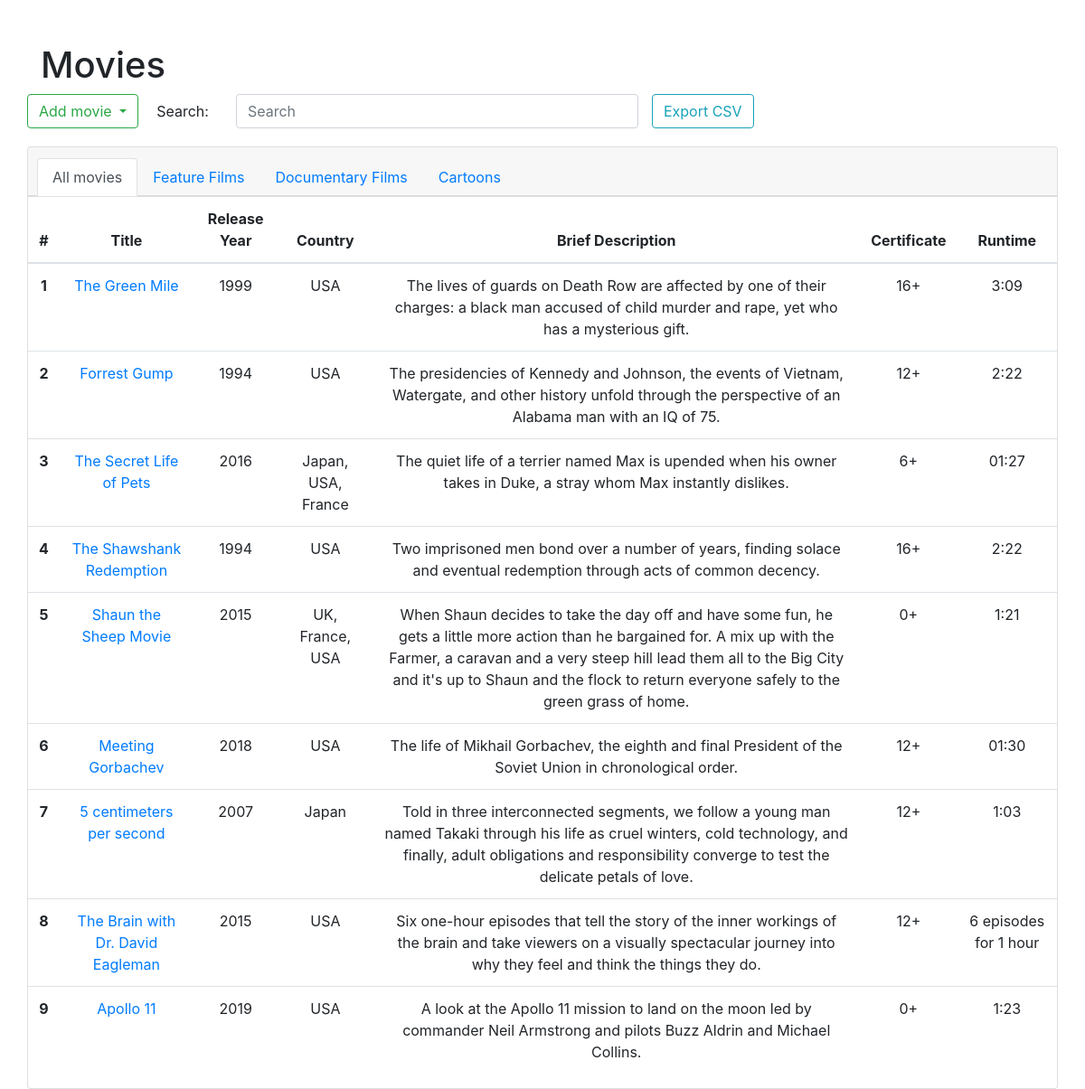
The page / on the database its author committed.
### tables this page shows
CREATE TABLE feature_films(
    id TEXT PRIMARY KEY,
    image TEXT NOT NULL,
    title TEXT NOT NULL,
    release_year INTEGER NOT NULL CHECK ( release_year > 1894 AND release_year < 2025 ),
    country TEXT NOT NULL,
    director TEXT NOT NULL,
    main_roles TEXT NOT NULL,
    genres TEXT NOT NULL,
    box_office INTEGER NOT NULL,
    brief_description TEXT NOT NULL,
    certificate TEXT NOT NULL,
    runtime TEXT NOT NULL,
    tags TEXT NOT NULL,
    trailer TEXT NOT NULL
);

### app/main.py (the view)
    @app.route("/", methods=['GET'])
    def index():
        films = db_films.get_films(db_films.open_db(db_url))
        search = request.args.get('search')
        if search:
            results = db_films.search_films_by_title(db_films.open_db(db_url), search)
            return render_template('index.html', films=results, search=search)
        return render_template('index.html', films=films)

### app/db_films.py (called while the page is built)
def open_db(url):
    db = sqlite3.connect(url)
    db.row_factory = sqlite3.Row
    return db

### app/templates/index.html (shortened to what this page needs)
<!doctype html>
<html lang="en">
<head>
    <link rel="stylesheet" href="https://stackpath.bootstrapcdn.com/bootstrap/4.3.1/css/bootstrap.min.css"
>
    <link rel="stylesheet" href="/static/tablesort.css" type="text/css">
</head>
<body>
<div class="container">
    <div class="row">
        <div class="col pt-5">
            <h1>Movies</h1>
            <div class="row" style="margin-bottom: 10px">
                <div class="dropdown" style="margin-right: 5px">
                    <button class="btn btn-outline-success dropdown-toggle" type="button" id="dropdownMenuButton"
                            data-toggle="dropdown" aria-haspopup="true" aria-expanded="false">Add movie
                    </button>
                </div>
                <div><label for="search" class="col-sm-6 col-form-label">Search:</label></div>
                <form class="col-sm-5">
                    <div>
                        <input name="search" value="{{ search }}" type="search" class="form-control" id="search"
                               placeholder="Search">
                    </div>
                </form>
                <div><a href="{{ url_for('export_csv_films') }}">
                    <button style="margin-bottom: 10px" type="button" class="btn btn-outline-info">Export CSV</button></a>
                </div>
            </div>
        </div>
        <div class="card text-center">
            <div class="card-header">
                <ul class="nav nav-tabs card-header-tabs">
                    <li class="nav-item">
                        <a class="nav-link active" href="#">All movies</a>
                    </li>
                    <li class="nav-item">
                        <a class="nav-link" href="{{ url_for('index_feature') }}">Feature Films</a>
                    </li>
                    <li class="nav-item">
                        <a class="nav-link" href="{{ url_for('index_documentary') }}">Documentary Films</a>
                    </li>
                    <li class="nav-item">
                        <a class="nav-link" href="{{ url_for('index_cartoons') }}">Cartoons</a>
                    </li>
                </ul>
            </div>
            <table id="Table" class="table">
                <thead>
                    <tr>
                        <th scope="col">#</th>
                        <th scope="col">Title</th>
                        <th scope="col">Release Year</th>
                        <th scope="col">Country</th>
                        <th scope="col">Brief Description</th>
                        <th scope="col">Certificate</th>
                        <th scope="col">Runtime</th>
                    </tr>
                </thead>
                <tbody>
                {% for film in films %}
                    <tr>
                        <th scope="row">{{ loop.index }}</th>
                        <td><a href="{{ film | film_sublink }}/{{ film.id }}">{{ film.title }}</a></td>
                        <td>{{ film.release_year }}</td>
                        <td>{{ film.country }}</td>
                        <td>{{ film.brief_description }}</td>
                        <td>{{ film.certificate }}</td>
                        <td>{{ film.runtime }}</td>
                    </tr>
                {% endfor %}
                </tbody>
            </table>
        </div>
    </div>
</div>
</body>
</html>

### rows shown on the page
feature_films: title "The Green Mile", release_year "1999", country "USA", brief_description "The lives of guards on Death Row are affected by one of their charges: a black man accused of child murder and rape, yet who has a mysterious gift.", certificate "16+", runtime "3:09"
feature_films: title "Forrest Gump", release_year "1994", country "USA", brief_description "The presidencies of Kennedy and Johnson, the events of Vietnam, Watergate, and other history unfold through the perspective of an Alabama man with an IQ of 75.", certificate "12+", runtime "2:22"
feature_films: title "The Shawshank Redemption", release_year "1994", country "USA", brief_description "Two imprisoned men bond over a number of years, finding solace and eventual redemption through acts of common decency.", certificate "16+", runtime "2:22"

### other values the page prints
{{ film.title }} "The Secret Life of Pets" "Shaun the Sheep Movie" "Meeting Gorbachev" "5 centimeters per second" "The Brain with Dr. David Eagleman" "Apollo 11"
{{ film.release_year }} "2016" "2015" "2018" "2007" "2015" "2019"
{{ film.country }} "Japan, USA, France" "UK, France, USA" "USA" "Japan" "USA" "USA"
{{ film.brief_description }} "The quiet life of a terrier named Max is upended when his owner takes in Duke, a stray whom Max instantly dislikes." "The life of Mikhail Gorbachev, the eighth and final President of the Soviet Union in chronological order." "Six one-hour episodes that tell the story of the inner workings of the brain and take viewers on a visually spectacular journey into why they feel and think the things they do." "A look at the Apollo 11 mission to land on the moon led by commander Neil Armstrong and pilots Buzz Aldrin and Michael Collins."
{{ film.certificate }} "6+" "0+" "12+" "12+" "12+" "0+"
{{ film.runtime }} "01:27" "1:21" "01:30" "1:03" "6 episodes for 1 hour" "1:23"
